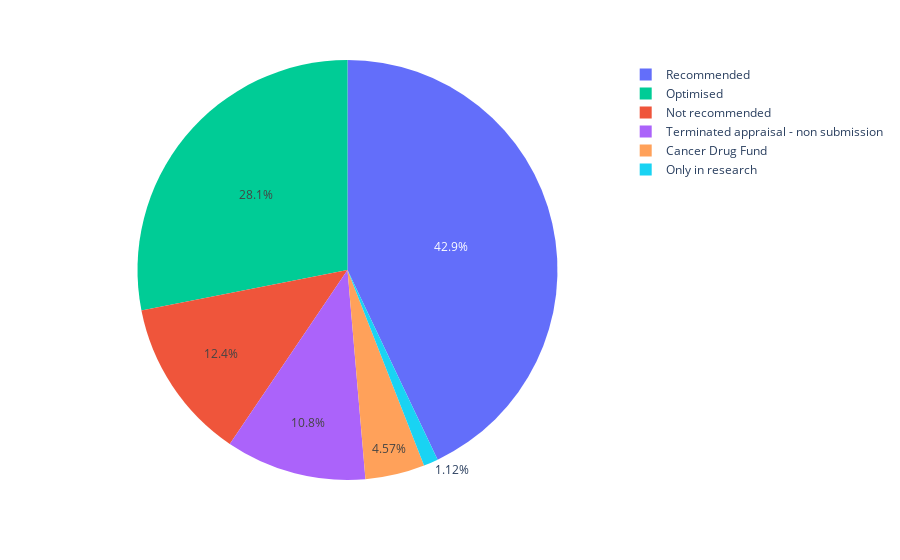

The notebook cell saved with this chart:
### Code cell
# Create container
after = pd.DataFrame(columns=['Year', 'Number', 'Categorisation'])

# Count number of occurences before 2015
mask = time_series['Year'] >= 2015
temp = time_series[mask]
for cat in cats:
    mask = temp['Categorisation'] == cat
    number = temp[mask]['Number'].sum()
    before_2015 = pd.concat([before_2015, pd.DataFrame({'Year': ['Before 2015'], 'Number': [number], 'Categorisation': [cat]})])

# Plot before 2015
fig = px.pie(
    before_2015,
    values='Number',
    names='Categorisation',
    color='Categorisation',
    color_discrete_map={
        'Recommended': colors[0],
        'Optimised': colors[2],
        'Not recommended': colors[1],
        'Terminated appraisal - non submission': colors[3],
        'Cancer Drug Fund': colors[4],
        'Only in research': colors[5]})

# Write image to disk
fig.write_image("images/all-drugs-after-2015.pdf")

fig.show()

### Figure 1 — Plotly figure (JSON) as saved in the notebook; plotly's stock layout.template omitted (floating-point values rounded to 4 significant figures)
{"data": [{"customdata": [["Recommended"], ["Optimised"], ["Not recommended"], ["Only in research"], ["Terminated appraisal - non submission"], ["Cancer Drug Fund"], ["Recommended"], ["Optimised"], ["Not recommended"], ["Only in research"], ["Terminated appraisal - non submission"], ["Cancer Drug Fund"]], "domain": {"x": [0, 1], "y": [0, 1]}, "hovertemplate": "Categorisation=%{customdata[0]}<br>Number=%{value}<extra></extra>", "labels": ["Recommended", "Optimised", "Not recommended", "Only in research", "Terminated appraisal - non submission", "Cancer Drug Fund", "Recommended", "Optimised", "Not recommended", "Only in research", "Terminated appraisal - non submission", "Cancer Drug Fund"], "legendgroup": "", "marker": {"colors": ["#636EFA", "#00CC96", "#EF553B", "#19D3F3", "#AB63FA", "#FFA15A", "#636EFA", "#00CC96", "#EF553B", "#19D3F3", "#AB63FA", "#FFA15A"]}, "name": "", "showlegend": true, "type": "pie", "values": [293, 91, 79, 10, 20, 0, 242, 259, 76, 4, 115, 57]}], "layout": {"legend": {"tracegroupgap": 0}, "margin": {"t": 60}}}
